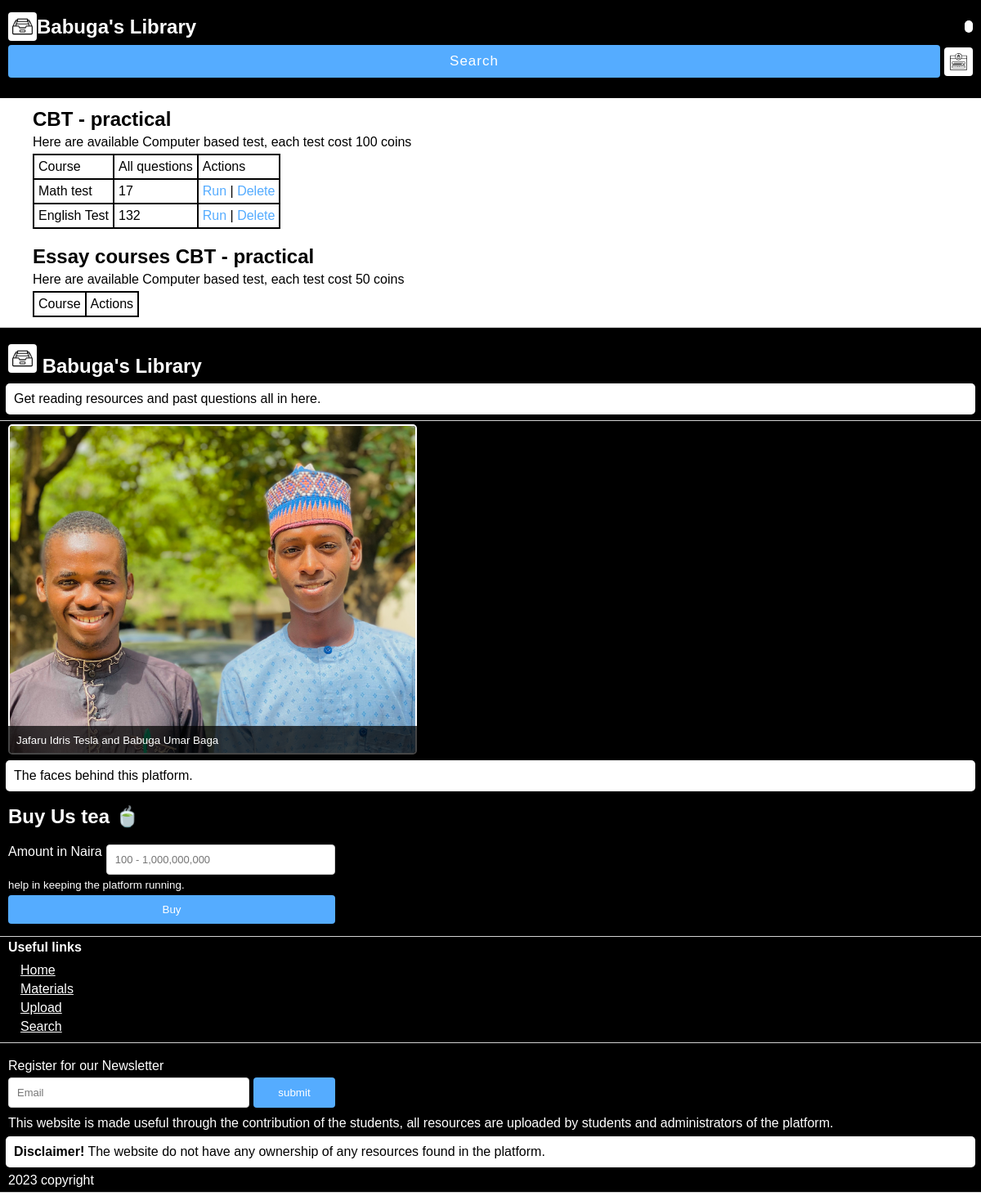
Page /cbt/tests/ on the earlier database version.
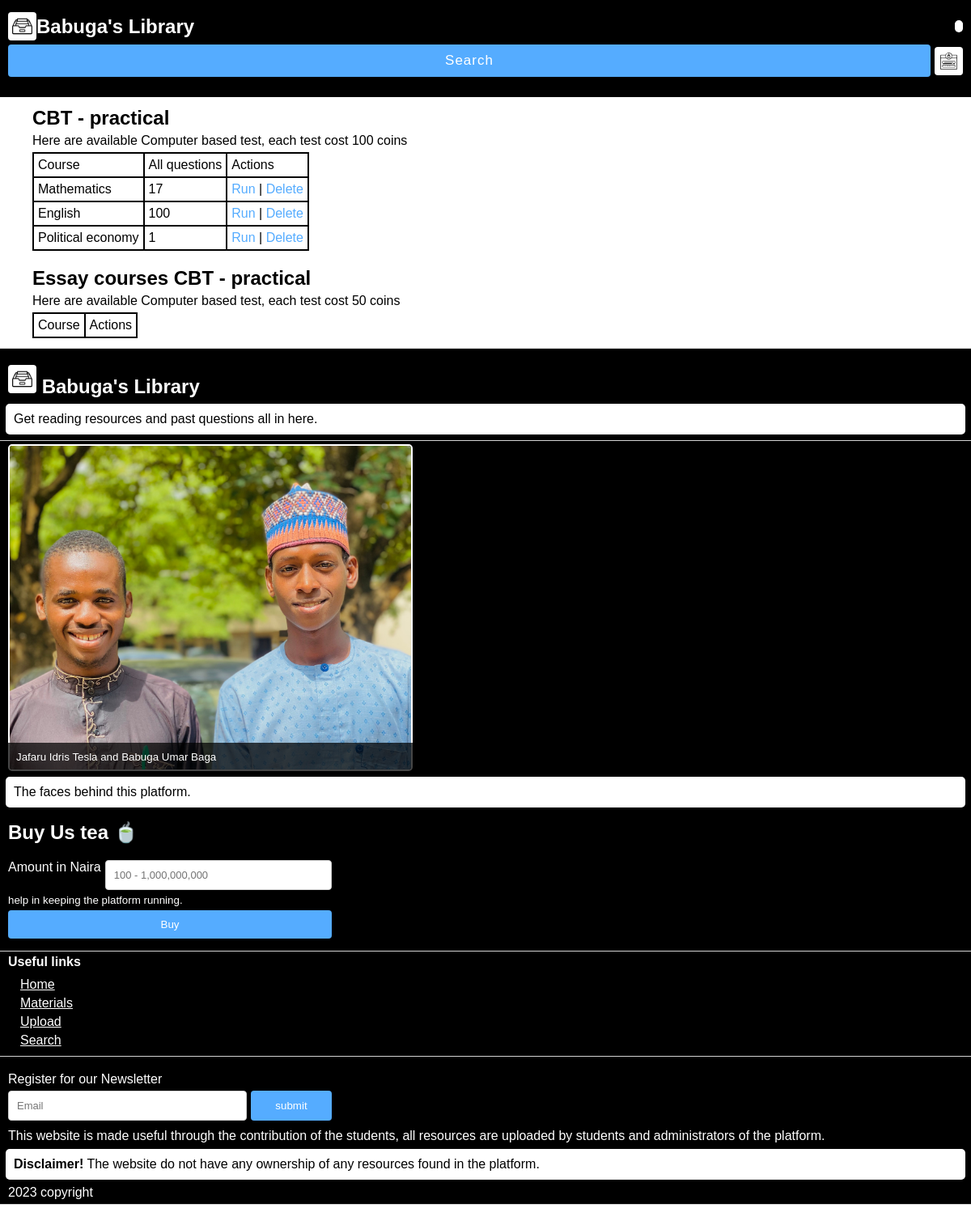
Same page on the later database version.
### cbt/models.py (models this page shows)
class Course(models.Model):
    name = models.TextField()
    questions = models.ManyToManyField("Question", blank=True)

### cbt/views.py (the view)
# urls.py: path("tests/", views.tests, name="cbt_tests"),
def tests(request):
    obj = cbt.objects.all()
    ess = EssayTest.objects.all()
    return render(request, "cbt/cbt_tests.html", {"obj": obj, "ess": ess})

### templates/cbt/cbt_tests.html (shortened to what this page needs)
{% extends "base.html" %}
{% block content %}
<section>
    <h2>CBT - practical</h2>
    <p>Here are available Computer based test, each test cost 100 coins</p>
    <table>
        <thead>
            <tr>
                <td>Course</td>
                <td>All questions</td>
                <td>Actions</td>
            </tr>
        </thead>
        <tbody>
        {% for c in obj %}
        <tr>
            <td>{{c.name}}</td>
            <td>{{c.questions.count}}</td>
            <td><a href="{% url "cbt_test" c.id %}">Run</a> | <a href="#">Delete</a></td>
        </tr>
        {% endfor %}
        </tbody>
    </table>
</section>
<section>
    <h2>Essay courses CBT - practical</h2>
    <p>Here are available Computer based test, each test cost 50 coins</p>
    <table>
        <thead>
            <tr>
                <td>Course</td>
                <td>Actions</td>
            </tr>
        </thead>
    </table>
</section>
{% endblock content %}

### templates/base.html (shortened to what this page needs)
{% load static %}
<!DOCTYPE html>
<html lang="en">
<head>
    <link rel="stylesheet" href="{% static "css/style.css" %}">
    <link rel="stylesheet" href="{% static "css/header.css" %}">
    </head>
<body>
    {% include "header.html" %}
    <main>
        {% block content %}
        {% endblock content %}
    </main>
    {% include "footer.html" %}
</body>
</html>

### templates/header.html (shortened to what this page needs)
{% load static %}
<header>
    <div>
        <h2><img src="{% static "imgs/archive.png" %}" alt=""> Babuga's Library</h2>
        <button class="hamburger" onclick="toggleNav()">
                <img src="{% static "imgs/menu.png" %}" alt="">
        </button>
    </div>
    <div class="header-links">
        <a href="{% url "search" %}">Search </a>
        <a href="{% url "user_login" %}">
        <img src="{% static "imgs/log-in.png" %}" alt=""></a>
    </div>
</header>

### templates/footer.html (shortened to what this page needs)
{% load static %}
<footer>
    <h2><img src="{% static "imgs/archive.png" %}" alt=""> Babuga's Library</h2>
    <p>Get reading resources and past questions all in here.</p>
    <div class="sponsors">
        <div>
            <img src="{% static "imgs/us~2.jpeg" %}" alt="Jafar picture">
            <small>Jafaru Idris Tesla and Babuga Umar Baga</small>
        </div>
    </div>
    <p>The faces behind this platform.</p>
    {% include "app/libs/buy_tea.html" %}
    <h4>Useful links</h4>
    <ul>
        <li>
            <a href="/">Home</a>
        </li>
        <li>
            <a href="{% url "material_list" %}">Materials</a>
        </li>
        <li>
            <a href="{% url "upload" %}">Upload</a>
        </li>
        <li>
            <a href="{% url "search" %}">Search</a>
        </li>
    </ul>
    <div class="form-div">
        <p>Register for our Newsletter </p>
        <form method="post" action="{% url "register_newsletter" %}">
            <label>
                <input type="email" name="email" placeholder="Email" required>
                <button class="submit-btn">submit</button>
            </label>
        </form>
    </div>
    <div>
        This website is made useful through the contribution of the students, all resources are uploaded by students and administrators of the platform.
    </div>
    <p><b>Disclaimer!</b> The website do not have any ownership of any resources found in the platform.</p>
    <div>2023 copyright</div>
</footer>

### templates/app/libs/buy_tea.html
<section>
    <h1>Buy Us tea 🍵</h1>
</section>
<div class="form-div">
    <form>
        <label>
            Amount in Naira
            <input type="number" name="amount" placeholder="100 - 1,000,000,000">
        </label>
        <small>help in keeping the platform running.</small>
        <button class="submit-btn">Buy</button>
    </form>
</div>

### static/css/style.css (style rules this page uses)
* { font-family: Arial, sans-serif; padding: 0; margin: 0; box-sizing: border-box; }
:root { --primary-color: #55acff; }
table, td { border-collapse: collapse; border: 2px solid; }
td { padding: 5px; }
a { text-decoration: none; color: var(--primary-color); font-weight: 500; }
p { margin: 5px 0; }
header { display: flex; flex-direction: column; padding: 15px 10px 25px 10px; z-index: 999; gap: 5px; background-color: black; color: white; }
header > div { display: flex; justify-content: space-between; align-items: center; color: white; }
header h2 { text-align: center; }
header h2 img, footer h2 img, header .hamburger img { height: 35px; background-color: white; padding: 5px; border-radius: 4px; }
header .hamburger { border: none; border-radius: 5px; background-color: white; text-align: end; }
header .hamburger img { height: 35px; object-fit: contain; }
header .header-links { display: flex; flex-direction: row; justify-content: space-between; gap: 5px; align-items: center; }
header .header-links a { text-align: center; display: flex; align-items: center; }
header .header-links a:first-of-type { padding: 10px; background-color: var(--primary-color); color: white; font-size: 17px; border-radius: 4px; font-weight: 400; letter-spacing: 1px; flex: 1; justify-content: center; }
header .header-links a img { height: 35px; background-color: white; border-radius: 4px; padding: 7px; }
main { padding: 2px 30px; }
footer { border-top: .5px solid lightgray; padding-top: 20px; background-color: black; color: white; }
footer > p { background-color: #ffffff; padding: 10px; border-radius: 5px; margin: 7px; color: black; }
footer a { color: white; padding: 0; font-weight: 450; text-decoration: underline; }
footer >* { padding: 0 10px; }
footer ul { display: block; padding: 5px 10px; list-style: none; }
footer li { margin-left: 15px; margin-top: 5px; }
footer .form-div label { flex-direction: row; }
.form-div { padding: 10px; }
.form-div form { display: flex; flex-direction: column; gap:5px; max-width: 400px; gap: 5px; }
.form-div label { flex: 1; display: flex; flex-direction: column; gap: 5px; }
.form-div select, .form-div textarea, .form-div input { padding: 10px; border: .5px solid lightgray; border-radius: 4px; outline: none; font-size: 13px; background: white; resize: none; flex: 1; }
.form-div .submit-btn { min-width: 100px; padding: 10px; background: var(--primary-color); color: white; border: none; border-radius: 4px; }
section { padding: 10px; }
section p { margin: 5px 0; }
.sponsors { display: flex; gap: 5px; }
.sponsors > div { display: flex; flex-direction: column; gap:2px; position: relative; }
.sponsors img { max-width: 500px; width: 100%; object-fit: contain; border: 2px solid white; border-radius: 5px; }
.sponsors small { position: absolute; bottom: 0; left: 0; width: 100%; background-color: #000000b9; padding: 10px; }

### static/css/header.css (style rules this page uses)
header { display: flex; flex-direction: column; padding: 15px 10px 25px 10px; z-index: 999; gap: 5px; background-color: black; color: white; }
header h2 { text-align: center; display: flex; align-items: center; color: white; }
header h2 img, header .hamburger img { height: 35px; background-color: white; padding: 5px; border-radius: 4px; }
header .hamburger { border: none; border-radius: 5px; background-color: white; text-align: end; }
header .header-links { display: flex; justify-content: space-between; align-items: center; gap: 5px; }
header .header-links a { text-align: center; display: flex; align-items: center; }
header .header-links a:first-of-type { padding: 10px; background-color: var(--primary-color); font-size: 17px; border-radius: 4px; font-weight: 400; letter-spacing: 1px; flex: 1; justify-content: center; }
header .header-links a img { height: 35px; background-color: white; border-radius: 4px; padding: 7px; }

Differences in the rows shown:
removed Course: name "Math test", questions.count "17"
removed Course: name "English Test", questions.count "132"
added Course: name "Mathematics", questions.count "17"
added Course: name "English", questions.count "100"
added Course: name "Political economy", questions.count "1"
